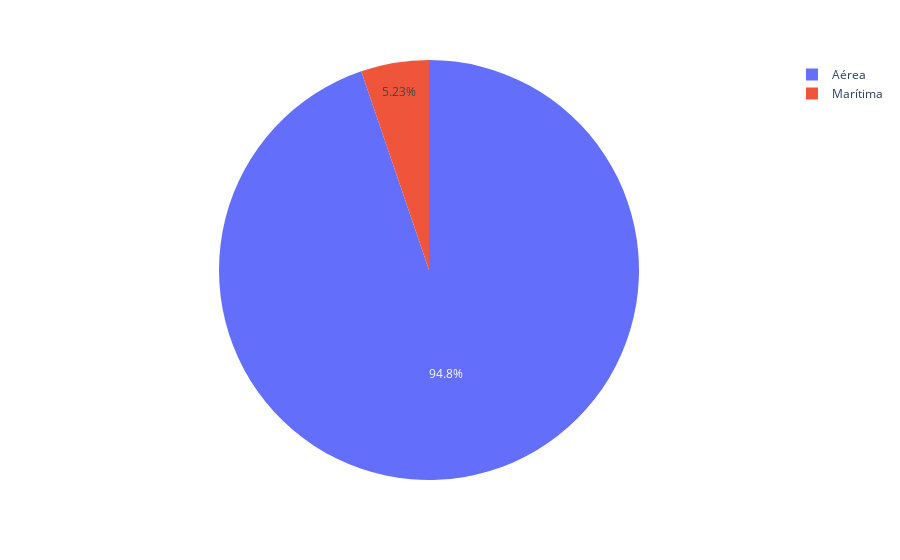

Source (notebook cell):
### Markdown cell above
#### _4.1.2_. Plotando gráfico de pizza com o Plotly:

### Code cell
# gráfico de pizza retratando o percentual do número 
# total de turistas desembarcados por via 

fig=px.pie(
    names= chegada_via['Via'], 
    values = chegada_via['Chegadas']
    )
fig.show()

### Figure 1 — Plotly figure (JSON) as saved in the notebook; plotly's stock layout.template omitted (floating-point values rounded to 4 significant figures)
{"data": [{"domain": {"x": [0, 1], "y": [0, 1]}, "hovertemplate": "label=%{label}<br>value=%{value}<extra></extra>", "labels": ["Aérea", "Marítima"], "legendgroup": "", "name": "", "showlegend": true, "type": "pie", "values": [891618, 49197]}], "layout": {"legend": {"tracegroupgap": 0}, "margin": {"t": 60}}}
